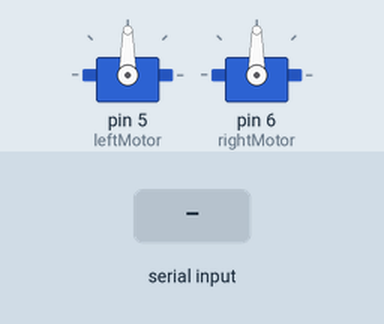
Simulated run of this sketch. Board: Arduino Uno, built with avr-gcc and run on an emulated ATmega328P. Shown: 2 × servo. Inputs (shaded band) come from the test bench.

Above: at 1.2 s.
1.3 s: byte 30 received over Serial
At 1.9 s:
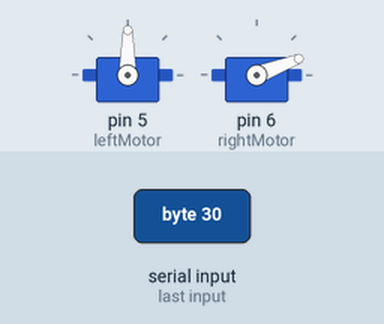
2.8 s: byte 90 received over Serial
At 4.0 s:
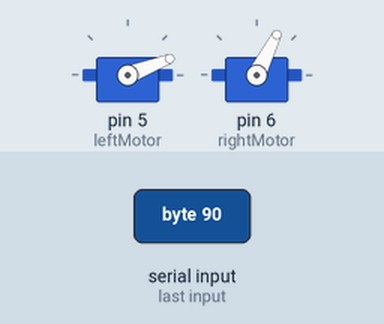
4.3 s: byte 120 received over Serial
At 5.3 s:
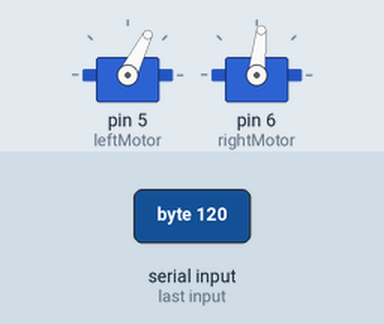
5.8 s: byte 90 received over Serial
At 6.8 s:
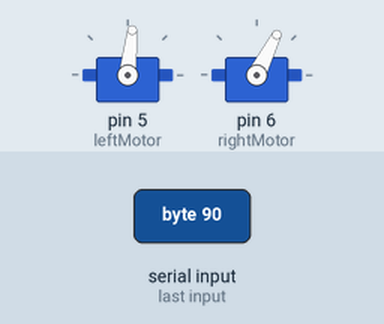
7.3 s: byte 30 received over Serial
At 7.8 s:
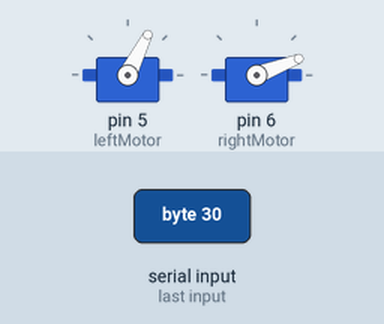
8.8 s: byte 120 received over Serial
At 10.1 s:
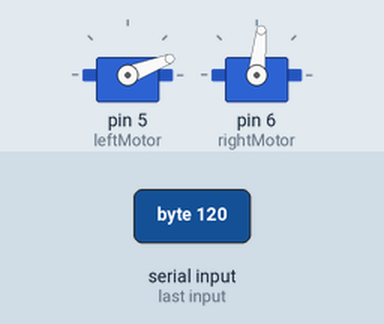
Timing chart, 0 to 11.3 s (numbered marks = the images above; inputs shaded):
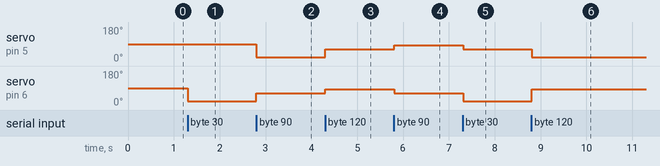

Measured:
- after the input at 1.3 s, servo on pin 6 (rightMotor): 90° → 21° at once
- after the input at 2.8 s, servo on pin 5 (leftMotor): 90° → 21° at once; servo on pin 6 (rightMotor): 21° → 63° at once
- after the input at 4.3 s, servo on pin 5 (leftMotor): 21° → 63° at once; servo on pin 6 (rightMotor): 63° → 84° at once
- after the input at 5.8 s, servo on pin 5 (leftMotor): 63° → 84° at once; servo on pin 6 (rightMotor): 84° → 63° at once
- after the input at 7.3 s, servo on pin 5 (leftMotor): 84° → 63° at once; servo on pin 6 (rightMotor): 63° → 21° at once
- after the input at 8.8 s, servo on pin 5 (leftMotor): 63° → 21° at once; servo on pin 6 (rightMotor): 21° → 84° at once

The sketch:

drivetest.ino
```cpp
#include <Servo.h>

Servo leftMotor;
Servo rightMotor;

int leftPower;
int rightPower;

byte myBuffer[2] = {0x80, 0x80}; // Neutral

void setup() {

  leftMotor.attach(5);
  rightMotor.attach(6);

  leftMotor.write(0);
  rightMotor.write(0);

  Serial.begin(9600);
}

void loop() {

  while (Serial.available() > 0) {
    int inByte = Serial.read();
    myBuffer[0] = myBuffer[1];
    myBuffer[1] = inByte;
  }

  leftPower = map(myBuffer[0], 0, 0xff, 0, 180);
  rightPower = map(myBuffer[1], 0, 0xff, 0, 180);

  leftMotor.write(leftPower);
  rightMotor.write(rightPower);

  // Serial.println(myBuffer[0] + " " + myBuffer[1]);
  // delay(500);
  delay(10);
}
```
